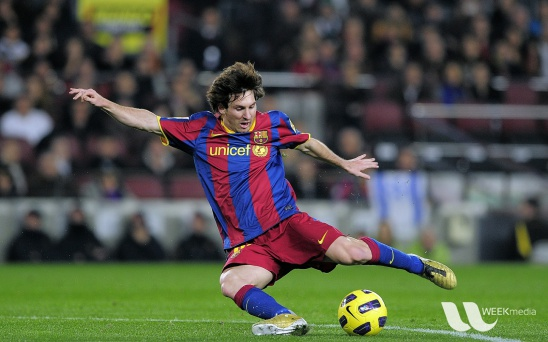
#> input picture messi.jpg, 548 x 342 px
$ python fourier_Transform_2.py
#> lines starting #> are read from the running program, lines starting #| are printed output that depends on the picture
# -*- coding: utf-8 -*-
"""
Created on Tue Mar 07 09:16:56 2017

@author: USER
"""

import cv2
import numpy as np
from matplotlib import pyplot as plt

img=cv2.imread('messi.jpg')
#> img is the input picture: shape (342, 548, 3); mean B, G, R 72.4, 86, 82.2
f=np.fft.fft2(img)
fshift=np.fft.fftshift(f)
magnitude_spectrum=20*np.log(np.abs(fshift))
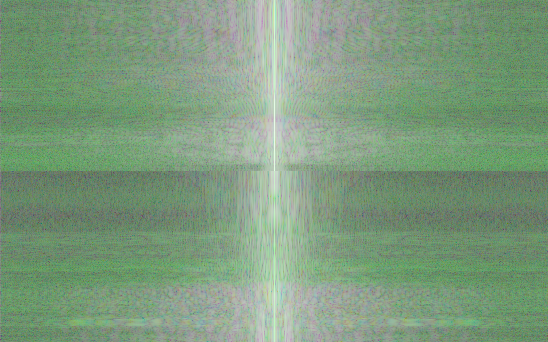
#> magnitude_spectrum: shape (342, 548, 3) float64; mean of channels 0, 1, 2 84.3, 121.9, 84.3; drawn with min black and max white

plt.subplot(121),plt.imshow(img,cmap='gray')
plt.title('InputImage'), plt.xticks([]),plt.yticks([])
plt.subplot(122),plt.imshow(magnitude_spectrum,cmap='gray')
plt.title('Magnitude Spectrum'),plt.xticks([]),plt.yticks([])
plt.show()
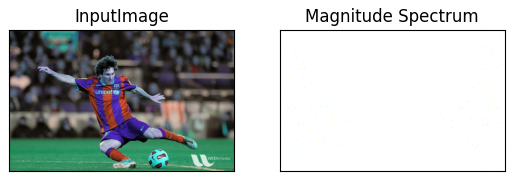
#> figure drawn by matplotlib, 2 panels; B, G, R data is drawn as R, G, B
#%%

$ run again, with 3persons2.jpg copied over messi.jpg
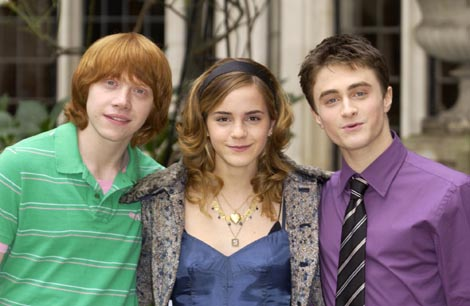
#> input picture 3persons2.jpg, 470 x 306 px
#> img is the input picture: shape (306, 470, 3); mean B, G, R 105.4, 115.7, 119.9
#> `magnitude_spectrum=20*np.log(np.abs(fshift))`:
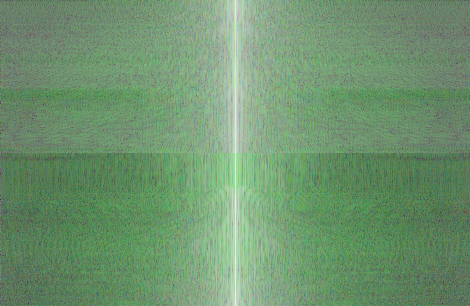
#> magnitude_spectrum: shape (306, 470, 3) float64; mean of channels 0, 1, 2 82.2, 124.8, 82.2; drawn with min black and max white
#> `plt.show()`:
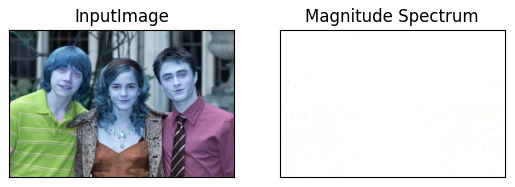
#> figure drawn by matplotlib, 2 panels; B, G, R data is drawn as R, G, B
